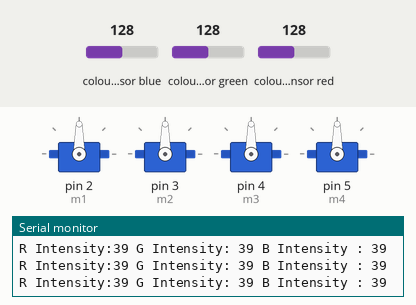
Simulated run of this sketch. Board: Arduino Uno, built with avr-gcc and run on an emulated ATmega328P. Parts: 4 × servo, the last lines printed to the serial monitor. Wiring (inferred from the names in the program): TCS3200 colour sensor: output pin 10; S2 pin 12; S3 pin 11; S0 pin 8; S1 pin 9. Inputs (shaded band) come from the test bench; at power-on: colour sensor blue 128, colour sensor green 128, colour sensor red 128.

Above: at 1.2 s.
1.3 s: colour sensor blue set to 135
At 4.7 s:
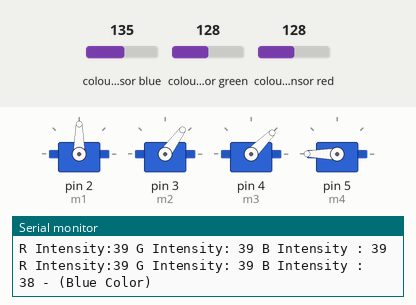
At 10.1 s:
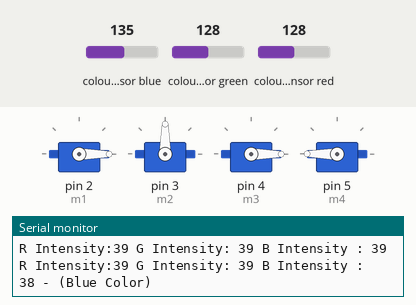
10.3 s: colour sensor green set to 191
At 12.8 s:
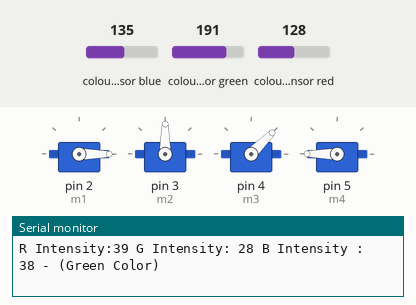
Timing chart, 0 to 19.3 s (numbered marks = the images above; inputs shaded):
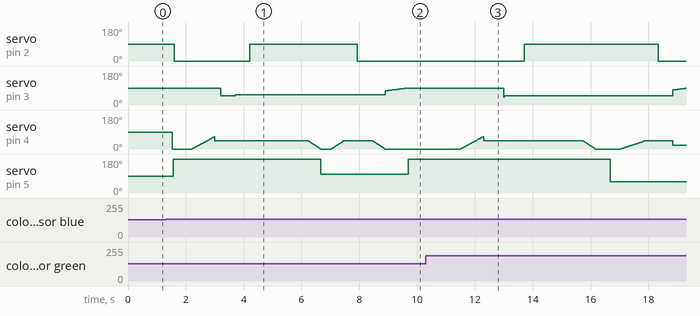

The sketch:

Arduino_ColorRecognitionSensorTCS230.ino
```cpp
/*
// TCS230 color recognition sensor
// Sensor connection pins to Arduino are shown in comments

Color Sensor      Arduino
-----------      --------
 VCC               5V
 GND               GND
 s0                8
 s1                9
 s2                12
 s3                11
 OUT               10
 OE                GND
*/
#include <Servo.h>
Servo m1;
Servo m2;
Servo m3;
Servo m4;

int pos = 0;
const int s0 = 8;
const int s1 = 9;
const int s2 = 12;
const int s3 = 11;
const int out = 10;
// Variables
int red = 0;
int green = 0;
int blue = 0;

void setup()
{
  Serial.begin(9600);
  pinMode(s0, OUTPUT);
  pinMode(s1, OUTPUT);
  pinMode(s2, OUTPUT);
  pinMode(s3, OUTPUT);
  pinMode(out, INPUT);
  digitalWrite(s0, HIGH);
  digitalWrite(s1, HIGH);

   m1.attach (2);
   m2.attach (3);
   m3.attach (4);
   m4.attach (5);
}

void loop()
{
  color();
  Serial.print("R Intensity:");
  Serial.print(red, DEC);
  Serial.print(" G Intensity: ");
  Serial.print(green, DEC);
  Serial.print(" B Intensity : ");
  Serial.print(blue, DEC);
  //Serial.println();


  if (red < blue && red < green && red < 20)
  {
   Serial.println(" - (Red Color)");
   m2.write (90);
   delay (30);

   m3.write (0);
   delay (30);
   m4.write (180);
   delay (30);
   m1.write (0);
   delay (600);

// Pengambilan Kotak

  for (pos=0; pos<= 66; pos +=1 ){
  m3.write (pos);
  delay (12);
}
  m3.write (45);
  delay (200);

   m2.write (50);
   delay (500);
   m2.write (60);
   delay (500);

// Pencengkraman Gripper
  m1.write (90);
  delay (2000);

// peletakan objek
  for (pos=45 ; pos>= 0; pos -=1){

  m3.write (pos);
  delay (10);
}
  m4.write (40);
  delay (80);

  for (pos=0 ; pos<=40 ; pos +=1){
   m3.write (pos);
   delay (10);
    }
    m3.write (45);
    delay (500);

    m1.write (0);
    delay (500);
  for (pos=45 ; pos>= 0; pos -=1){

  m3.write (pos);
  delay (10);
}
  for (pos = 75; pos<= 90; pos += 1){
  m2.write (pos);
  delay (50);
}
  m4.write (180);
  delay (100);
  }

  else if (blue < red && blue < green)
  {
   Serial.println(" - (Blue Color)");

   m2.write (90);
   delay (30);

   m3.write (0);
   delay (30);
   m4.write (180);
   delay (30);
   m1.write (0);
   delay (600);

// Pengambilan Kotak

for (pos=0; pos<= 66; pos +=1 ){
  m3.write (pos);
  delay (12);
}
  m3.write (45);
  delay (200);

   m2.write (50);
   delay (500);
   m2.write (54);
   delay (500);

// Pencengkraman Gripper
  m1.write (90);
  delay (2000);

// peletakan objek
  for (pos=45 ; pos>= 0; pos -=1){

  m3.write (pos);
  delay (10);
  }
 m4.write (100);
 // m4.write (120);
  delay (350);

  for (pos=0 ; pos<=40 ; pos +=1){
   m3.write (pos);
   delay (10);
    }
    m3.write (45);
    delay (500);

    m1.write (0);
    delay (500);
  for (pos=45 ; pos>= 0; pos -=1){

  m3.write (pos);
  delay (10);
  }
  for (pos = 75; pos<= 90; pos += 1){
  m2.write (pos);
  delay (50);
  }
  m4.write (180);
  delay (800);

    }

  else if (green < red && green < blue)
  {
   Serial.println(" - (Green Color)");

  m2.write (90);
  delay (30);
  m3.write (0);
  delay (30);
  m4.write (180);
  delay (30);
  m1.write (0);
  delay (600);

  for (pos=0; pos<= 66; pos += 1){
  m3.write (pos);
  delay (12);
  }
  m3.write (45);
  delay (700);

  m2.write (40);
  delay (10);
  m2.write (50);
  delay (700);

  m1.write (90);
  delay (2000);

for (pos = 45; pos>=0; pos -=1){
  m3.write (pos);
  delay (10);
}
  m3.write (0);
  delay (500);

  m4.write (60);
  delay (350);

for (pos = 0; pos <= 40; pos+=1){
  m3.write (pos);
  delay (20);
}
  m3.write (45);
  delay (500);

  m1.write (0);
  delay (500);

for (pos = 45; pos>= 0; pos-=1){
  m3.write (20);
}

for (pos = 80; pos <= 90; pos+=1 ){
  m2.write (pos);
  delay (50);
}
  m4.write (180);
  delay (800);
  }

  else{
  Serial.println();
  }
  delay(300);
}

void color()
{
  digitalWrite(s2, LOW);
  digitalWrite(s3, LOW);
  //count OUT, pRed, RED
  red = pulseIn(out, digitalRead(out) == HIGH ? LOW : HIGH);
  digitalWrite(s3, HIGH);
  //count OUT, pBLUE, BLUE
  blue = pulseIn(out, digitalRead(out) == HIGH ? LOW : HIGH);
  digitalWrite(s2, HIGH);
  //count OUT, pGreen, GREEN
  green = pulseIn(out, digitalRead(out) == HIGH ? LOW : HIGH);
}
```

Measured:
- the behaviour switches between 131 and 132 on colour sensor blue (found by bisection; images 0 and 1)
- after the input at 1.3 s, servo on pin 2 (m1): 90° → 0° after 0.30 s, → 90° 2.6 s later, → 0° 3.7 s later; servo on pin 5 (m4): 90° → 180° after 0.27 s, → 100° 5.1 s later, → 180° 3.0 s later
